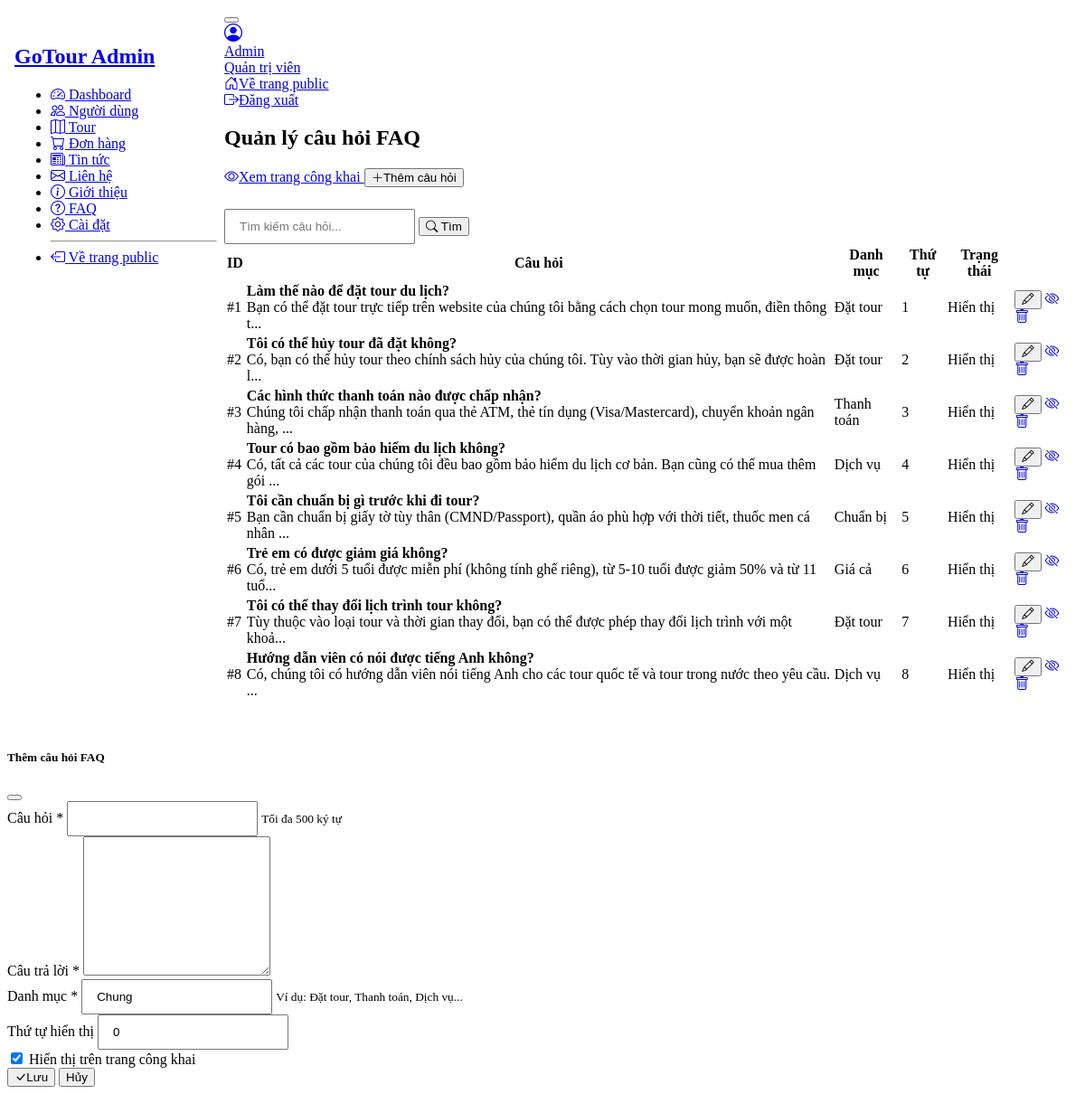
Page /frontend/admin/manage_faq.php (signed in) on the committed database.
### tables this page shows
CREATE TABLE `faqs` (
  `id` int(11) NOT NULL,
  `question` varchar(500) NOT NULL,
  `answer` text NOT NULL,
  `category` varchar(100) DEFAULT 'Chung',
  `display_order` int(11) DEFAULT 0,
  `is_active` tinyint(1) DEFAULT 1,
  `created_at` timestamp NOT NULL DEFAULT current_timestamp(),
  `updated_at` timestamp NOT NULL DEFAULT current_timestamp() ON UPDATE current_timestamp(),
  `created_by` int(11) DEFAULT NULL
);

### backend/models/content_model.php (called while the page is built, shortened)
<?php
require_once __DIR__ . '/../db.php';
function getAllFAQsForAdmin($page = 1, $per_page = 10) {
    global $conn;
    $offset = ($page - 1) * $per_page;
    $sql = "SELECT * FROM faqs ORDER BY display_order ASC, id DESC LIMIT $per_page OFFSET $offset";
    $result = $conn->query($sql);
    $faqs = array();
    while ($row = $result->fetch_assoc()) {
        $faqs[] = $row;
    }
    return $faqs;
}
?>

### frontend/admin/manage_faq.php (the view, shortened to what this page needs)
<?php
require_once __DIR__ . "/../../backend/models/content_model.php";
$page = isset($_GET['page']) ? intval($_GET['page']) : 1;
$per_page = 10;
$search = isset($_GET['search']) ? trim($_GET['search']) : '';
if (!empty($search)) {
    $faqs = searchFAQs($search, $page, $per_page);
    $total_faqs = countSearchFAQs($search);
} else {
    $faqs = getAllFAQsForAdmin($page, $per_page);
}
?>
<!DOCTYPE html>
<html lang="vi">
<head>
    <link href="https://cdn.jsdelivr.net/npm/@tabler/core@1.0.0-beta17/dist/css/tabler.min.css" rel="stylesheet">
    <link rel="stylesheet" href="https://cdn.jsdelivr.net/npm/bootstrap-icons@1.11.3/font/bootstrap-icons.min.css">
    <link rel="stylesheet" href="css/admin.css">
</head>
<body>
<div class="page">
    <div class="page-wrapper">
        <div id="topbar"></div>
        <div class="page-header d-print-none">
            <div class="container-xl">
                <div class="row g-2 align-items-center">
                    <div class="col">
                        <h2 class="page-title">Quản lý câu hỏi FAQ</h2>
                    </div>
                    <div class="col-auto ms-auto">
                        <div class="btn-list">
                            <a href="../faq.php" class="btn btn-white" target="_blank">
                                <i class="bi bi-eye me-2"></i>Xem trang công khai
                            </a>
                            <button type="button" class="btn btn-primary" onclick="openAddModal()">
                                <i class="bi bi-plus-lg me-2"></i>Thêm câu hỏi
                            </button>
                        </div>
                    </div>
                </div>
            </div>
        </div>
        <div class="page-body">
            <div class="container-xl">
                <div class="card mb-3">
                    <div class="card-body">
                        <form method="GET" class="d-flex gap-2">
                            <input type="text" name="search" class="form-control" placeholder="Tìm kiếm câu hỏi..."
                                   value="<?php echo htmlspecialchars($search); ?>">
                            <button type="submit" class="btn btn-primary">
                                <i class="bi bi-search me-1"></i> Tìm
                            </button>
                        </form>
                    </div>
                </div>
                <div class="card">
                    <div class="table-responsive">
                        <table class="table table-vcenter card-table table-striped">
                            <thead>
                                <tr>
                                    <th>ID</th>
                                    <th>Câu hỏi</th>
                                    <th>Danh mục</th>
                                    <th>Thứ tự</th>
                                    <th>Trạng thái</th>
                                    <th class="w-1"></th>
                                </tr>
                            </thead>
                            <tbody>
                                <?php if (empty($faqs)): ?>
                                    <tr>
                                        <td colspan="6" class="text-center text-muted">Không có câu hỏi nào</td>
                                    </tr>
                                <?php else: ?>
                                    <?php foreach ($faqs as $faq): ?>
                                        <tr>
                                            <td class="text-muted">#<?php echo $faq['id']; ?></td>
                                            <td>
                                                <div><strong><?php echo htmlspecialchars($faq['question']); ?></strong></div>
                                                <div class="text-muted small">
                                                    <?php echo htmlspecialchars(mb_substr($faq['answer'], 0, 100)); ?>...
                                                </div>
                                            </td>
                                            <td><?php echo htmlspecialchars($faq['category']); ?></td>
                                            <td><?php echo $faq['display_order']; ?></td>
                                            <td>
                                                <?php if ($faq['is_active']): ?>
                                                    <span class="badge bg-green">Hiển thị</span>
                                                <?php else: ?>
                                                    <span class="badge bg-secondary">Ẩn</span>
                                                <?php endif; ?>
                                            </td>
                                            <td>
                                                <div class="btn-list flex-nowrap">
                                                    <button class="btn btn-sm btn-primary" onclick='editFAQ(<?php echo json_encode($faq); ?>)'>
                                                        <i class="bi bi-pencil"></i>
                                                    </button>
                                                    <a href="../../backend/actions/content/process_faq.php?action=toggle&id=<?php echo $faq['id']; ?>"
                                                       class="btn btn-sm btn-info"
                                                       onclick="return confirm('Thay đổi trạng thái?')">
                                                        <i class="bi bi-eye<?php echo $faq['is_active'] ? '-slash' : ''; ?>"></i>
                                                    </a>
                                                    <a href="../../backend/actions/content/process_faq.php?action=delete&id=<?php echo $faq['id']; ?>"
                                                       class="btn btn-sm btn-danger"
                                                       onclick="return confirm('Bạn có chắc muốn xóa?')">
                                                        <i class="bi bi-trash"></i>
                                                    </a>
                                                </div>
                                            </td>
                                        </tr>
                                    <?php endforeach; ?>
                                <?php endif; ?>
                            </tbody>
                        </table>
                    </div>
                </div>
            </div>
        </div>
    </div>
</div>
    <div id="faqModal" class="modal" tabindex="-1">
        <div class="modal-dialog modal-lg">
            <div class="modal-content">
                <div class="modal-header">
                    <h5 class="modal-title" id="modalTitle">Thêm câu hỏi FAQ</h5>
                    <button type="button" class="btn-close" onclick="closeModal()"></button>
                </div>
                <div class="modal-body">
                    <form action="../../backend/actions/content/process_faq.php" method="POST" id="faqForm">
                        <div class="mb-3">
                            <label class="form-label" for="question">Câu hỏi <span class="text-danger">*</span></label>
                            <input type="text" class="form-control" id="question" name="question" required maxlength="500">
                            <small class="form-hint">Tối đa 500 ký tự</small>
                        </div>
                        <div class="mb-3">
                            <label class="form-label" for="answer">Câu trả lời <span class="text-danger">*</span></label>
                            <textarea class="form-control" id="answer" name="answer" rows="6" required></textarea>
                        </div>
                        <div class="row">
                            <div class="col-md-6 mb-3">
                                <label class="form-label" for="category">Danh mục <span class="text-danger">*</span></label>
                                <input type="text" class="form-control" id="category" name="category" required maxlength="100" value="Chung">
                                <small class="form-hint">Ví dụ: Đặt tour, Thanh toán, Dịch vụ...</small>
                            </div>
                            <div class="col-md-6 mb-3">
                                <label class="form-label" for="display_order">Thứ tự hiển thị</label>
                                <input type="number" class="form-control" id="display_order" name="display_order" value="0" min="0">
                            </div>
                        </div>
                        <div class="mb-3">
                            <div class="form-check">
                                <input type="checkbox" class="form-check-input" name="is_active" id="is_active" checked>
                                <label class="form-check-label" for="is_active">Hiển thị trên trang công khai</label>
                            </div>
                        </div>
                        <div class="d-flex gap-2">
                            <button type="submit" class="btn btn-primary">
                                <i class="bi bi-check-lg me-2"></i>Lưu
                            </button>
                            <button type="button" class="btn btn-secondary" onclick="closeModal()">Hủy</button>
                        </div>
                    </form>
                </div>
            </div>
        </div>
    </div>
</body>
</html>

### frontend/admin/css/admin.css (style rules this page uses)
:root { --tblr-primary: #206bc4; --tblr-secondary: #656d77; }
.page { display: flex; flex-direction: row; min-height: 100vh; }
.page-wrapper { flex: 1; margin-left: 15rem; display: flex; flex-direction: column; }
.page-header { margin-top: 0; }
.page-body { flex: 1; margin-top: 0; padding: 1.5rem 0; }

### frontend/admin/manage_faq.php (style rules this page uses)
textarea.form-control { padding: 12px 15px; line-height: 1.6; }
input[type="text"].form-control, input[type="number"].form-control { padding: 10px 15px; }

### rows in the picture
faqs: id "1", question "Làm thế nào để đặt tour du lịch?", answer "Bạn có thể đặt tour trực tiếp trên website của chúng tôi bằng cách chọn tour mong muốn, điền thông t", category "Đặt tour", display_order "1", is_active "Hiển thị"
faqs: id "2", question "Tôi có thể hủy tour đã đặt không?", answer "Có, bạn có thể hủy tour theo chính sách hủy của chúng tôi. Tùy vào thời gian hủy, bạn sẽ được hoàn l", category "Đặt tour", display_order "2", is_active "Hiển thị"
faqs: id "3", question "Các hình thức thanh toán nào được chấp nhận?", answer "Chúng tôi chấp nhận thanh toán qua thẻ ATM, thẻ tín dụng (Visa/Mastercard), chuyển khoản ngân hàng,", category "Thanh toán", display_order "3", is_active "Hiển thị"
faqs: id "4", question "Tour có bao gồm bảo hiểm du lịch không?", answer "Có, tất cả các tour của chúng tôi đều bao gồm bảo hiểm du lịch cơ bản. Bạn cũng có thể mua thêm gói", category "Dịch vụ", display_order "4", is_active "Hiển thị"
faqs: id "5", question "Tôi cần chuẩn bị gì trước khi đi tour?", answer "Bạn cần chuẩn bị giấy tờ tùy thân (CMND/Passport), quần áo phù hợp với thời tiết, thuốc men cá nhân", category "Chuẩn bị", display_order "5", is_active "Hiển thị"
faqs: id "6", question "Trẻ em có được giảm giá không?", answer "Có, trẻ em dưới 5 tuổi được miễn phí (không tính ghế riêng), từ 5-10 tuổi được giảm 50% và từ 11 tuổ", category "Giá cả", display_order "6", is_active "Hiển thị"
faqs: id "7", question "Tôi có thể thay đổi lịch trình tour không?", answer "Tùy thuộc vào loại tour và thời gian thay đổi, bạn có thể được phép thay đổi lịch trình với một khoả", category "Đặt tour", display_order "7", is_active "Hiển thị"
faqs: id "8", question "Hướng dẫn viên có nói được tiếng Anh không?", answer "Có, chúng tôi có hướng dẫn viên nói tiếng Anh cho các tour quốc tế và tour trong nước theo yêu cầu.", category "Dịch vụ", display_order "8", is_active "Hiển thị"
